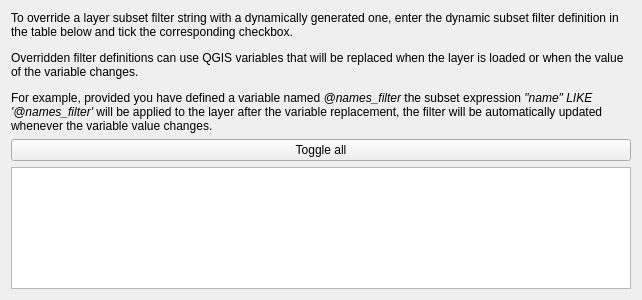
<?xml version="1.0" encoding="UTF-8"?>
<ui version="4.0">
 <class>Form</class>
 <widget class="QWidget" name="Form">
  <property name="geometry">
   <rect>
    <x>0</x>
    <y>0</y>
    <width>642</width>
    <height>300</height>
   </rect>
  </property>
  <property name="windowTitle">
   <string>Form</string>
  </property>
  <layout class="QVBoxLayout" name="verticalLayout">
   <item>
    <widget class="QLabel" name="label">
     <property name="text">
      <string>&lt;html&gt;&lt;head/&gt;&lt;body&gt;&lt;p&gt;To override a layer subset filter string with a dynamically generated one, enter the dynamic subset filter definition in the table below and tick the corresponding checkbox.&lt;/p&gt;&lt;p&gt;Overridden filter definitions can use QGIS variables that will be replaced when the layer is loaded or when the value of the variable changes.&lt;/p&gt;&lt;p&gt;For example, provided you have defined a variable named &lt;span style=&quot; font-style:italic;&quot;&gt;@names_filter&lt;/span&gt; the subset expression &lt;span style=&quot; font-style:italic;&quot;&gt;&amp;quot;name&amp;quot; LIKE '@names_filter'&lt;/span&gt; will be applied to the layer after the variable replacement, the filter will be automatically updated whenever the variable value changes.&lt;/p&gt;&lt;/body&gt;&lt;/html&gt;</string>
     </property>
     <property name="wordWrap">
      <bool>true</bool>
     </property>
    </widget>
   </item>
   <item>
    <widget class="QPushButton" name="mToggleAllButton">
     <property name="text">
      <string>Toggle all</string>
     </property>
    </widget>
   </item>
   <item>
    <widget class="QTableWidget" name="mLayerTableWidget"/>
   </item>
  </layout>
 </widget>
 <resources/>
 <connections/>
</ui>
